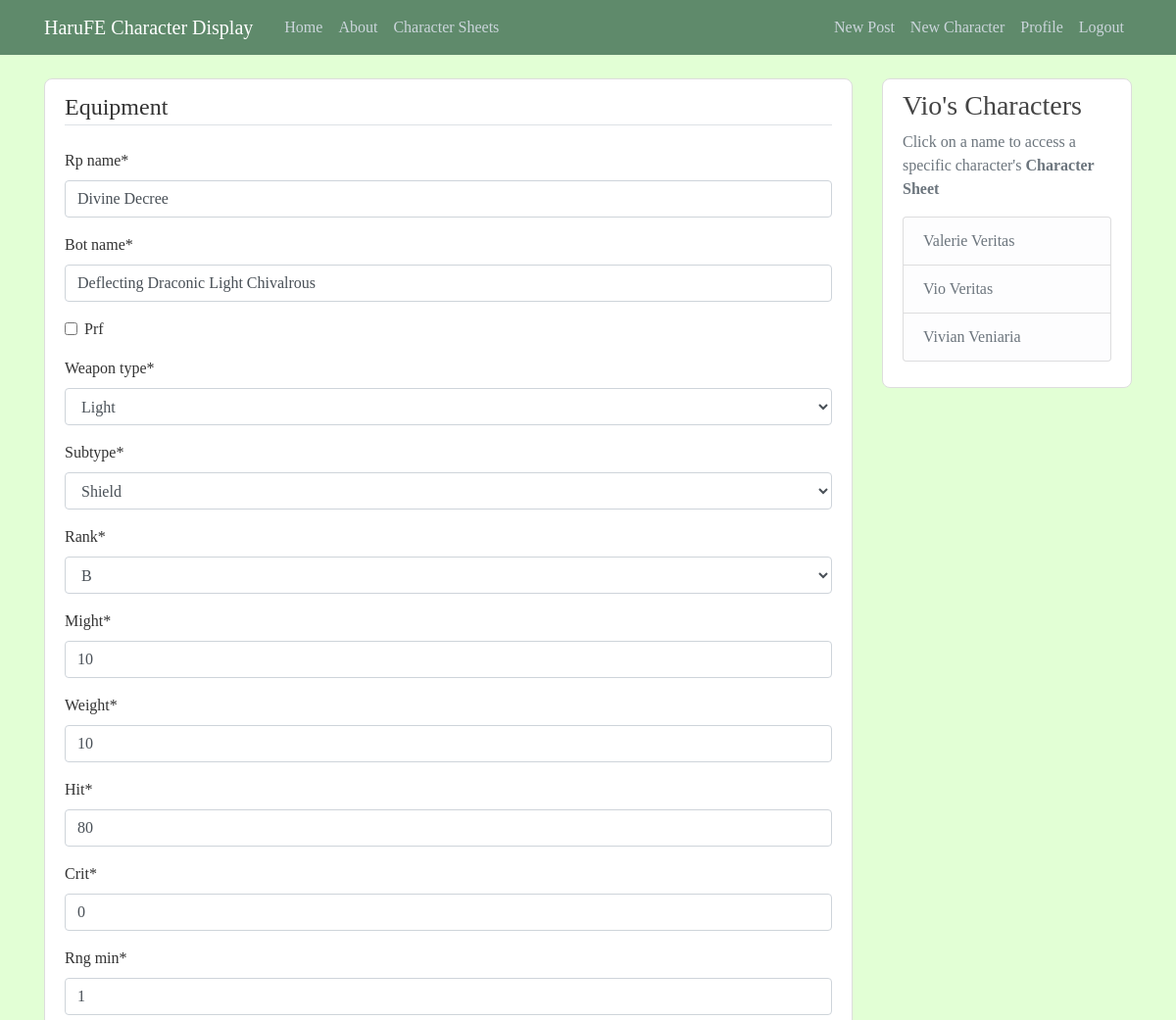
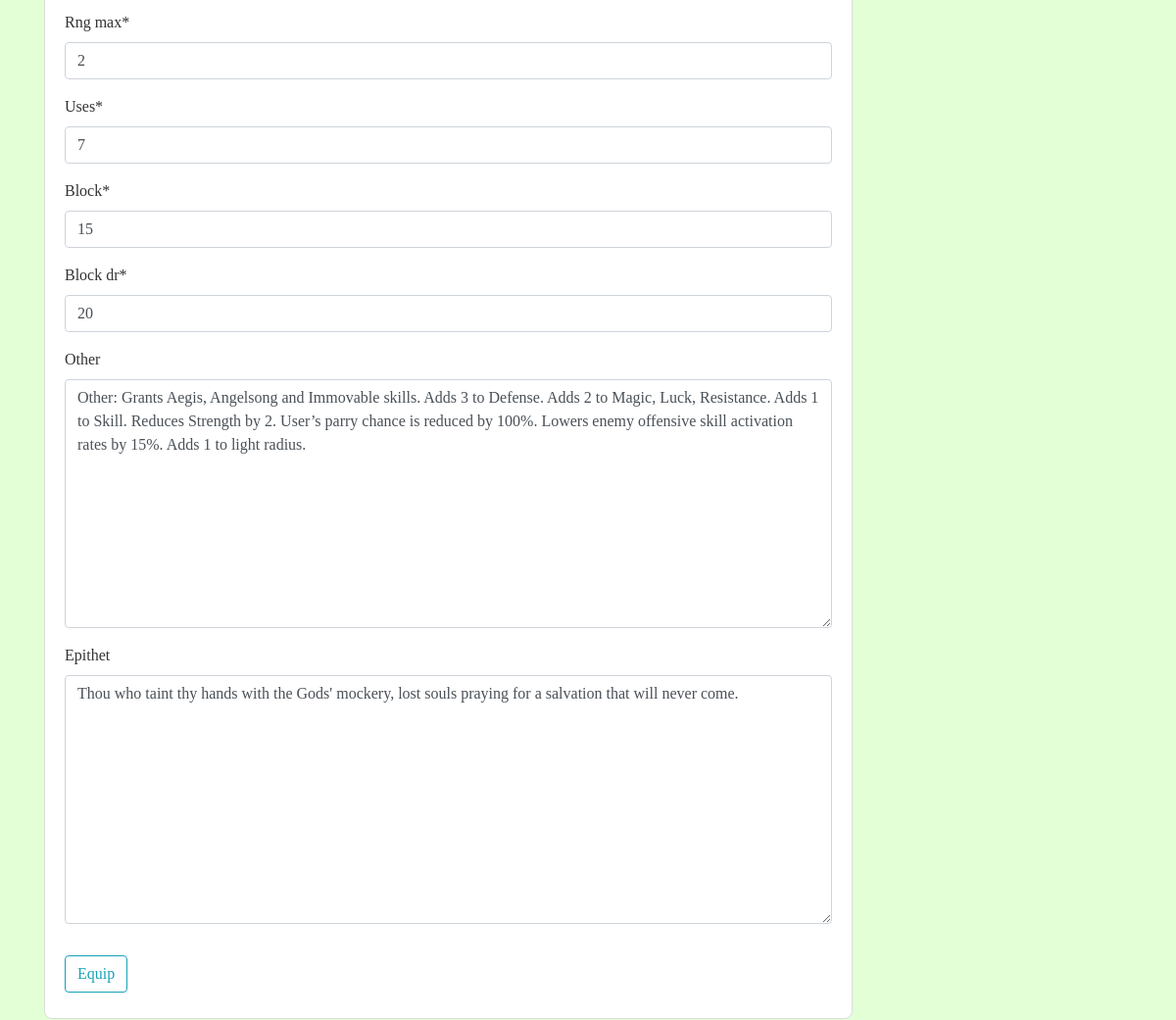
The app's page /charsheet/equipment/2/update/ (signed in) with its own data (2 pictures, top to bottom).
### charsheet/models.py (models this page shows, shortened)
class Equipment(models.Model):
	TYPES = [
		('SW', 'Sword'),
		('LA', 'Lance'),
		('AX', 'Axe'),
		('BO', 'Bow'),
		('FI', 'Fire'),
		('TH', 'Thunder'),
		('WI', 'Wind'),
		('LI', 'Light'),
		('DA', 'Dark'),
		('ST', 'Staff'),
		('DS', 'Dragonstone'),
		('DG', 'Dagger'),
		('TO', 'Tool'),
		('OH', 'Offhand'),
		('SH', 'Shield'),
		('CH', 'Charm'),
		('RI', 'Ring'),
		('EQ', 'Equipment'),
		('NO', 'None'),
	]
	RANKS = [
		('S', 'S'),
		('A', 'A'),
		('B', 'B'),
		('C', 'C'),
		('D', 'D'),
		('E', 'E'),
	]
	rp_name = models.CharField(max_length = 64)
	bot_name = models.CharField(max_length = 128)
	prf = models.BooleanField(default=False)
	weapon_type = models.CharField(max_length=2, choices=TYPES)
	subtype = models.CharField(max_length=2, choices=TYPES)
	rank = models.CharField(max_length=1, choices=RANKS)
	might = models.IntegerField(default = -256)
	weight = models.IntegerField(default = -256)
	hit = models.IntegerField(default = -256)
	crit = models.IntegerField(default = -256)
	rng_min = models.IntegerField(default = 0)
	rng_max = models.IntegerField(default = 0)
	uses = models.PositiveIntegerField(default = 0)
	block = models.IntegerField(default = -256)
	block_dr = models.IntegerField(default = -256)
	other = models.TextField(blank=True, default='')
	epithet = models.TextField(blank=True, default='')
	owner = models.ForeignKey(CharacterSheet, on_delete=models.CASCADE)

class CharacterSheet(models.Model):
	STATS = [
		('HP', 'HP'),
        ('STR', 'STRENGTH'),
        ('MAG', 'MAGIC'),
        ('SKL', 'SKILL'),
        ('SPD', 'SPEED'),
        ('LCK', 'LUCK'),
        ('DEF', 'DEFENSE'),
        ('RES', 'RESISTANCE'),
        ('CON', 'CONSTITUTION'),
	]
	AFFINITIES = [
		('FI', 'FIRE'),
    	('WA', 'WATER'),
    	('EA', 'EARTH'),
    	('WI', 'WIND'),
    	('TH', 'THUNDER'),
    	('IC', 'ICE'),
    	('LI', 'LIGHT'),
    	('DA', 'DARK'),
    	('VO', 'VOID'),
    ]
	name = models.CharField(max_length = 32)
	level = models.IntegerField()
	origin = models.CharField(max_length = 32)
	affinity = models.CharField(max_length=2, choices=AFFINITIES)
	boon = models.CharField(max_length=3, choices=STATS)
	bane = models.CharField(max_length=3, choices=STATS)
	date_created = models.DateField(default=timezone.now)
	role = models.ForeignKey(Role, on_delete=models.CASCADE)
	user = models.ForeignKey(User, related_name="User", null=True, on_delete=models.CASCADE)

### charsheet/views.py (the view, shortened to what this page needs)
# urls.py: path('equipment/<int:pk>/update/', EquipmentUpdateView.as_view(), name='equipment-update'),
class EquipmentUpdateView(LoginRequiredMixin, UserPassesTestMixin, UpdateView):
	model = Equipment
	fields = ['rp_name', 'bot_name', 'prf', 'weapon_type', 'subtype', 'rank',
					'might', 'weight', 'hit', 'crit', 'rng_min', 'rng_max', 'uses',
					'block', 'block_dr', 'other', 'epithet']
	def test_func(self):
		equipment = self.get_object()
		return self.request.user == equipment.owner.user

### blog/context_processors.py (called while the page is built)
def message_processor(request):
	return {
		'character_sheets': CharSheetModel.objects.all().order_by('name')
	}

### charsheet/templates/charsheet/equipment_form.html (shortened to what this page needs)
{% extends "blog/base.html" %}
{% load crispy_forms_tags %}
{% block content %}
	<div class="content-section NULL">
		<form method="POST">
			<fieldset class="form-group">
				<legend class="border-bottom mb-4">Equipment</legend>
				{{ form|crispy }}
			</fieldset>
			<div class="form-group">
				<button class="btn btn-outline-info" type="submit">Equip</button>
			</div>
		</form>
	</div>
{% endblock content %}

### blog/templates/blog/base.html (shortened to what this page needs)
{% load static %}
<!DOCTYPE html>
<html>
<head>
    <link rel="stylesheet" href="https://maxcdn.bootstrapcdn.com/bootstrap/4.0.0/css/bootstrap.min.css">
    <link rel="stylesheet" type="text/css" href="{% static 'blog/style/main.css' %}">
</head>
<body>
	<header class="site-header">
  		<nav class="navbar navbar-expand-md navbar-dark bg-steel fixed-top">
    		<div class="container">
      			<a class="navbar-brand mr-4" href="{% url 'blog-home' %}">HaruFE Character Display</a>
      			<div class="collapse navbar-collapse" id="navbarToggle">
        			<div class="navbar-nav mr-auto">
          				<a class="nav-item nav-link" href="{% url 'blog-home' %}">Home</a>
          				<a class="nav-item nav-link" href="{% url 'blog-about' %}">About</a>
          				<a class="nav-item nav-link" href="{% url 'character-sheet' %}">Character Sheets</a>
        			</div>
			        <div class="navbar-nav">
			        	{% if user.is_authenticated %}
			        		<a class="nav-item nav-link" href="{% url 'post-create' %}">New Post</a>
			        		<a class="nav-item nav-link" href="{% url 'character-sheet-create' %}">New Character</a>
			        		<a class="nav-item nav-link" href="{% url 'profile' %}">Profile</a>
			        		<a class="nav-item nav-link" href="{% url 'logout' %}">Logout</a>
			        	{% else %}
			        		<a class="nav-item nav-link" href="{% url 'login' %}">Login</a>
			          		<a class="nav-item nav-link" href="{% url 'register' %}">Register</a>
			        	{% endif %}
        			</div>
      			</div>
    		</div>
  		</nav>
	</header>
	<main role="main" class="container">
		<div class="row">
			<div class="col-md-9">
				{% block content %}{% endblock %}
			</div>
			<div class="col-md-3">
				<div class="content-section NULL">
					<h3>Vio's Characters</h3>
					<p class='text-muted'>Click on a name to access a specific character's <strong>Character Sheet</strong>
						<ul class="list-group">
							{% for character in character_sheets %}
								<li class="list-group-item list-group-item-light"><a class="sidebar_link" href="{% url 'character-sheet-detail' character.id %}">{{ character.name }}</a></li>
							{% endfor %}
						</ul>
					</p>
				</div>
			</div>
		</div>
	</main>
</body>
</html>

### blog/static/blog/style/main.css (style rules this page uses)
body { background: #E2FFD5; color: #333333; margin-top: 5rem; font-family: "Garamond", Georgia, serif; }
h1, h2, h3, h4, h5, h6 { color: #444444; }
ul { margin: 0; }
.bg-steel { background-color: #5F8A6B; }
.site-header .navbar-nav .nav-link { color: #cbd5db; }
.content-section { padding: 10px 20px; border: 1px solid #dddddd; border-radius: 8px; margin-bottom: 20px; }
.sidebar_link { color: #6C757D; }
.NULL { background: #FFFFFF; }

### records on screen
Equipment: rp_name "Divine Decree", bot_name "Deflecting Draconic Light Chivalrous", weapon_type "Light", subtype "Shield", rank "B", might "10", weight "10", hit "80", crit "0", rng_min "1", rng_max "2", uses "7", block "15", block_dr "20", other "Other: Grants Aegis, Angelsong and Immovable skills. Adds 3 to Defense. Adds 2 to Magic, Luck, Resistance. Adds 1 to Skill. Reduces Strength by 2. User’s parry chance is reduced by 100%. Lowers enemy offensive skill activation rates by 15%. Adds 1 to light radius.", epithet "Thou who taint thy hands with the Gods' mockery, lost souls praying for a salvation that will never come."
CharacterSheet: name "Valerie Veritas"
CharacterSheet: name "Vio Veritas"
CharacterSheet: name "Vivian Veniaria"
